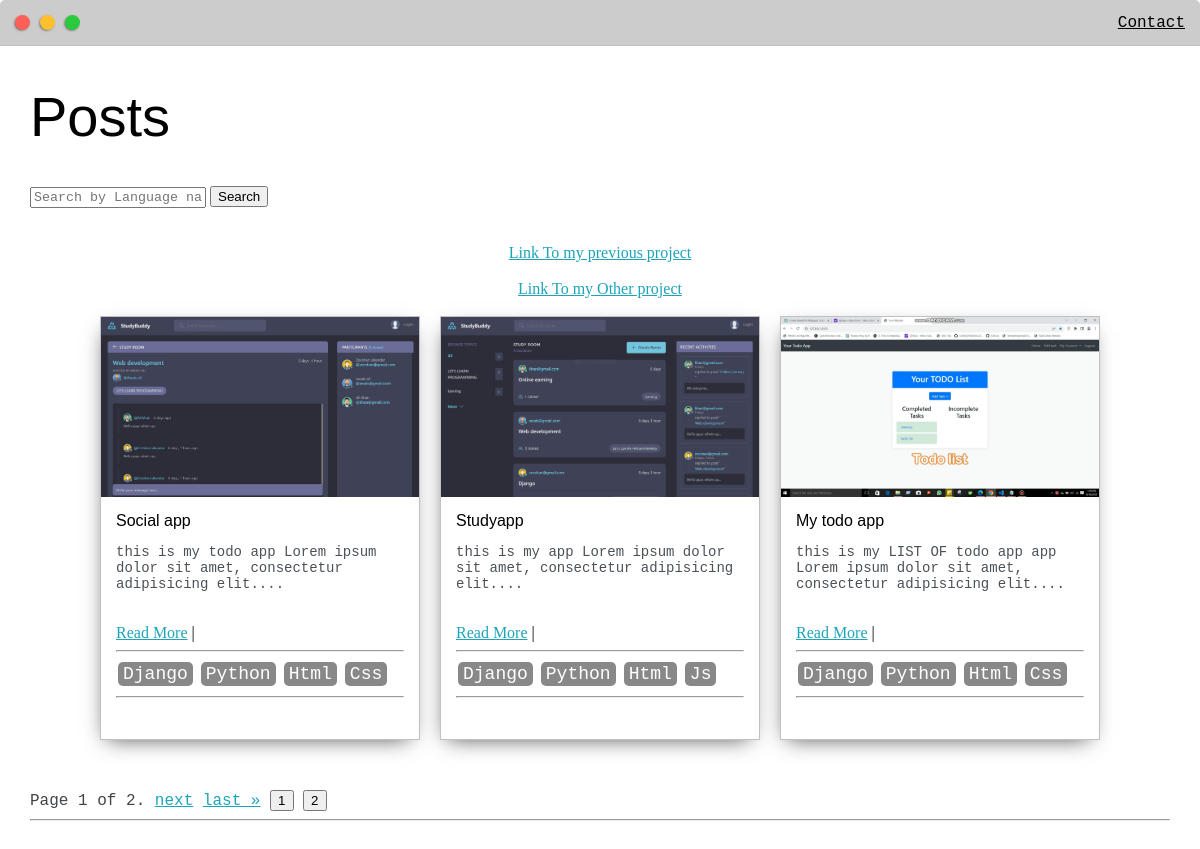
Page /posts on the earlier database version.
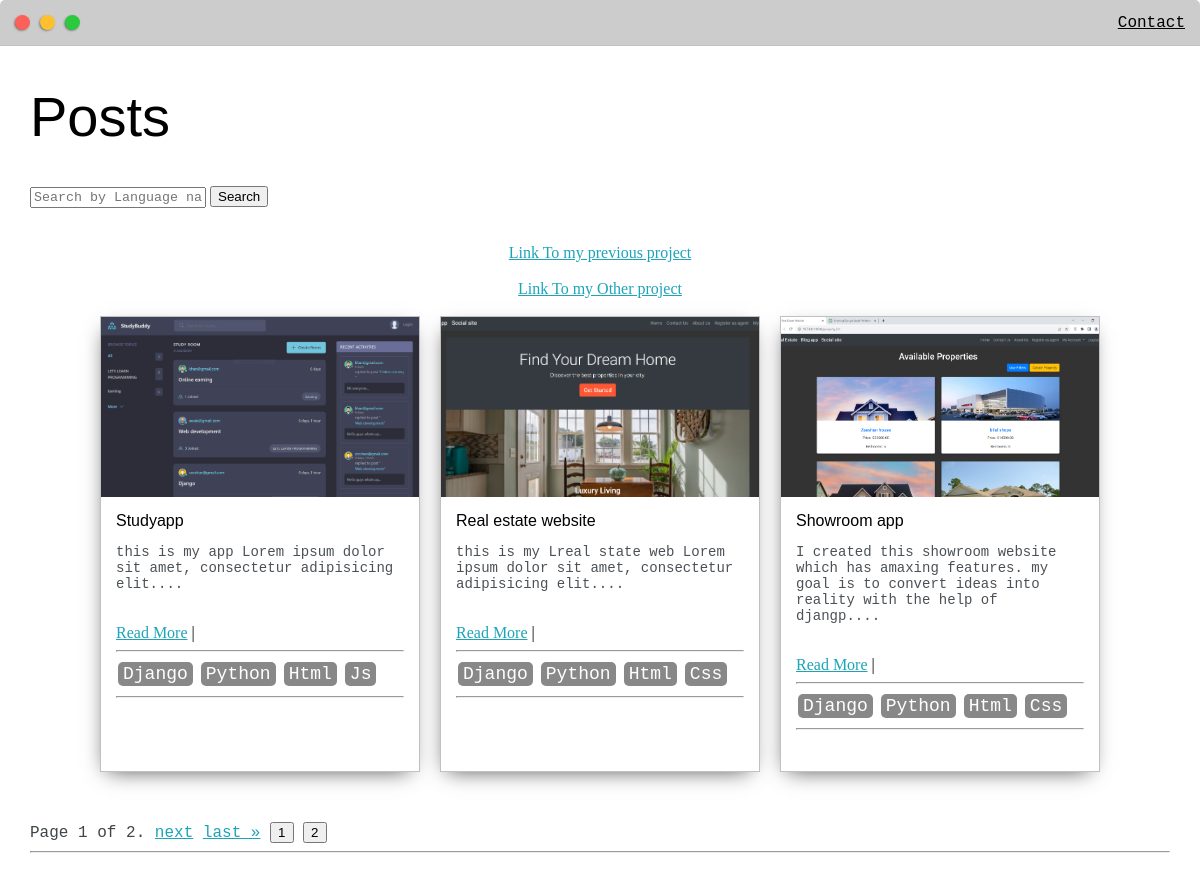
Same page on the later database version.
### webapp/models.py (models this page shows, shortened)
class posts(models.Model):
    headline = models.CharField( max_length=50)
    sub_headline = models.CharField( max_length=250)
    thumbnail= models.ImageField(null=True , blank=True , default='desktop wallpaper.jpg')
    body = models.TextField(null=True , blank=True)
    created = models.DateTimeField( auto_now_add=True)
    tags=models.ManyToManyField(tags, null=True)

class tags(models.Model):
    name = models.CharField( max_length=50)
    def __str__(self):
        return self.name

### webapp/views.py (the view)
# urls.py: path('posts' ,views.Posts, name='posts'),
def Posts(request):
    items_per_page = 3  # Define how many items per page you want to display
    search_query = request.GET.get('q', '')  # Get the search query from the URL parameter
    queryset = posts.objects.all()
    if search_query:
        queryset=queryset.filter( Q(tags__name__icontains=search_query))
    queryset = queryset.distinct()
    paginator = Paginator(queryset, items_per_page)
    page = request.GET.get('page')  # Get the current page number from the request
    items = paginator.get_page(page)
    return render(request, 'webapp/post.html', {'items': items, 'search_query': search_query})

### webapp/templates/webapp/post.html (shortened to what this page needs)
{% extends "webapp/base.html" %}
{% load static %}
{% block content %}
<div class='main-container'>
    <h1>Posts</h1>
    <form action="{% url 'posts' %}" method="get">
        <input type="text" name="q" placeholder="Search by Language name    " value="{{ search_query }}">
        <button type="submit">Search</button>
    </form>
    <br>
    <br>
    <div style="text-align: center;">
    <a  href="https://zeeshansikander07.pythonanywhere.com/">Link To my previous project</a>
    <br>
    <br>
    <a  href="https://zeeshansikander.pythonanywhere.com/">Link To my Other project</a>
    <br>
</div>
    <br>
    {% if items %}
        <div class="post-wrapper">
            {% for post in items %}
                <div class="post">
                    <img class="thumbnail" src="{{ post.thumbnail.url }}">
                    <div class="post-preview">
                        <h6 class="post-title">{{ post.headline }}</h6>
                        <p class="post-intro">{{ post.sub_headline }}....</p>
                        <br>
                        <a href="{% url 'post' post.id %}">Read More</a> |
                        <hr>
                        {% for tag in post.tags.all %}
                            <span class="tags">{{ tag }}</span>
                        {% endfor %}
                        <hr>
                        <br>
                    </div>
                </div>
            {% endfor %}
        </div>
        <div class="pagination">
            <span class="step-links">
                <span class="current-page">
                    Page {{ items.number }} of {{ items.paginator.num_pages }}.
                </span>
                {% if items.has_next %}
                    <a href="?page={{ items.next_page_number }}">next</a>
                    <a href="?page={{ items.paginator.num_pages }}">last &raquo;</a>
                {% endif %}
                {% for i in items.paginator.page_range %}
                    {% if items.number == i %}
                        <button class="current-page-btn">{{ i }}</button>
                    {% else %}
                        <a href="?page={{ i }}"><button class="page-btn">{{ i }}</button></a>
                    {% endif %}
                {% endfor %}
                <hr>
            </span>
        </div>
    {% else %}
        <p>No posts found matching your search criteria.</p>
    {% endif %}
</div>
{% endblock content %}

Differences in the rows shown:
removed posts: thumbnail (picture), headline "Social app", sub_headline "this is my todo app Lorem ipsum dolor sit amet, consectetur adipisicing elit", tags (name "Django"), tags (name "Python"), tags (name "Html"), tags (name "Css")
changed posts: thumbnail: a different picture; headline "My todo app" → "Real estate website"; sub_headline "this is my LIST OF todo app app Lorem ipsum dolor sit amet, consectetur adipisicing elit" → "this is my Lreal state web Lorem ipsum dolor sit amet, consectetur adipisicing elit"
added posts: thumbnail (picture), headline "Showroom app", sub_headline "I created this showroom website which has amaxing features. my goal is to convert ideas into reality with the help of djangp", tags (name "Django"), tags (name "Python"), tags (name "Html"), tags (name "Css")
